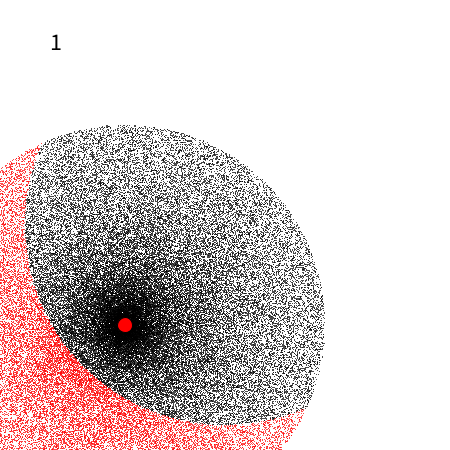
Frame 1 (no input)
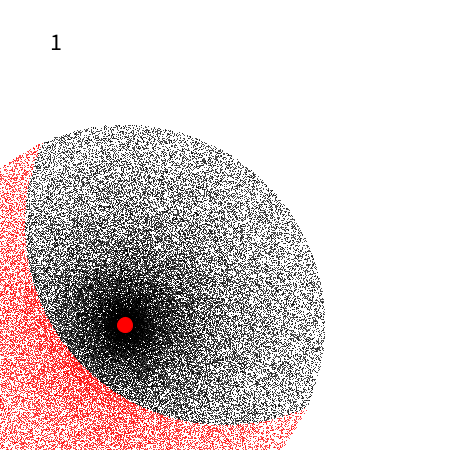
Frame 2 (the mouse pressed at the canvas centre, redrawn once)

The Processing sketch that drew these frames (run headless with seeded random() and noise(); the mouse was pressed at the canvas centre and the sketch redrawn once):

// Processing sketch: pointsInCircle2
// ── pointsInCircle2.pde
int n = 1;
float d = 200;

PVector p;

void setup() {
  size(450, 450);
  background(255);
  fill(0); 
  stroke(0);
  
  p = new PVector(width/2 - 100, height/2 + 100);
}

void draw(){
  background(255);
  fill(0); textSize(24);
  text(n, 50, 50);
  displayCircle(n);
  fill(255, 0, 0);
  ellipse(p.x, p.y, 15, 15);
}

void displayCircle(int n){
  for (int i=0; i<100000; i++) {
    float a = randomTimes(1, 0, TWO_PI);
    float r = d * (1 - randomTimes(n, 0, 1));
    float x = p.x + cos(a)*r;
    float y = p.y + sin(a)*r;
    if(dist(x, y, width/2, height/2)>d){
      stroke(255, 0, 0);
    }
    else {
      stroke(0);
    }
    point( x, y);
  }
  noLoop();
}

float randomTimes(int n, float minV, float maxV){
  float v = random(minV, maxV);
  for(int i=1; i<n; i++){
    v = random(v);
  }
  return v;
}

void keyPressed(){
  if(keyCode==LEFT){
    n--;
  }
  else if(keyCode==RIGHT){
    n++;
  }
  loop();
}
